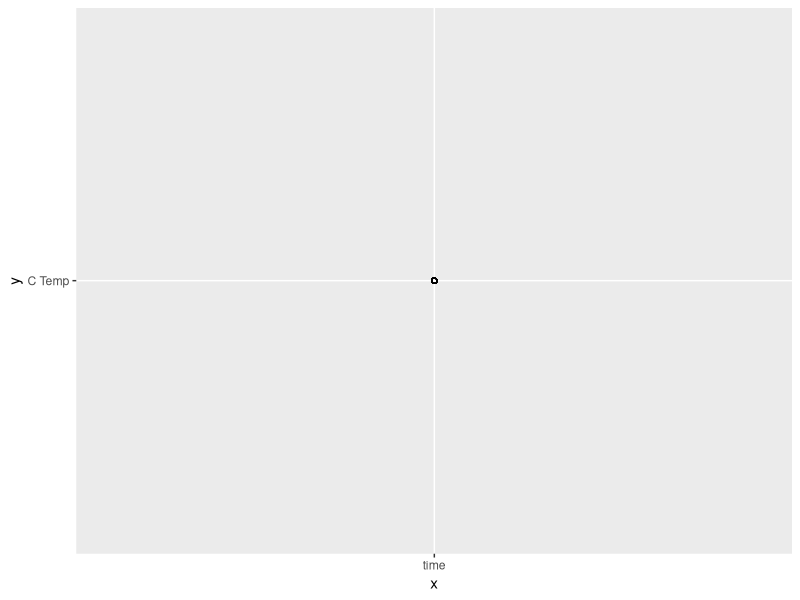
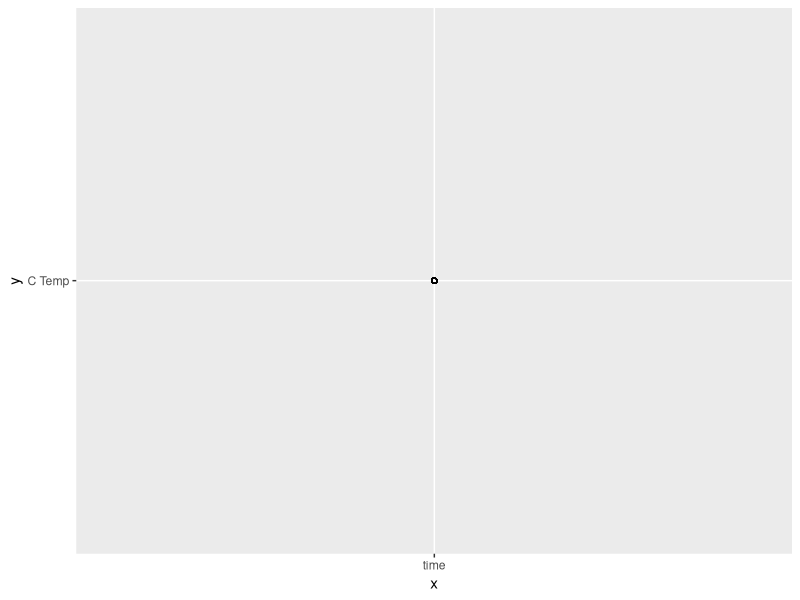

Write the R code that produced these figures, in order.
library('ggplot2')
# get weather data from CSV at then graph each variable vs. time
# export it to a PDF

args <- commandArgs(trailingOnly=TRUE)
data <- read.csv("test_climate.csv",header=TRUE)

small_data <- data.frame(time = data$DATE, temp_C = data$HOURLYWETBULBTEMPC,
  humidity = data$HOURLYRelativeHumidity,
  pressure = data$HOURLYStationPressure)

fixed_f <- subset(small_data, temp_C != 'NA' & humidity != 'NA' & pressure != 'NA')
fixed_f$time<- as.numeric(fixed_f$time)

to_compare <- subset(fixed_f, select=-time)
cor(to_compare)

dat <- subset(fixed_f, select = c('time', 'temp_C'))
summary(dat)

ggplot(data = dat, aes(x = 'time', y = 'C Temp')) +
  geom_point(shape=1) +
  geom_smooth()

ggsave('test.pdf')
